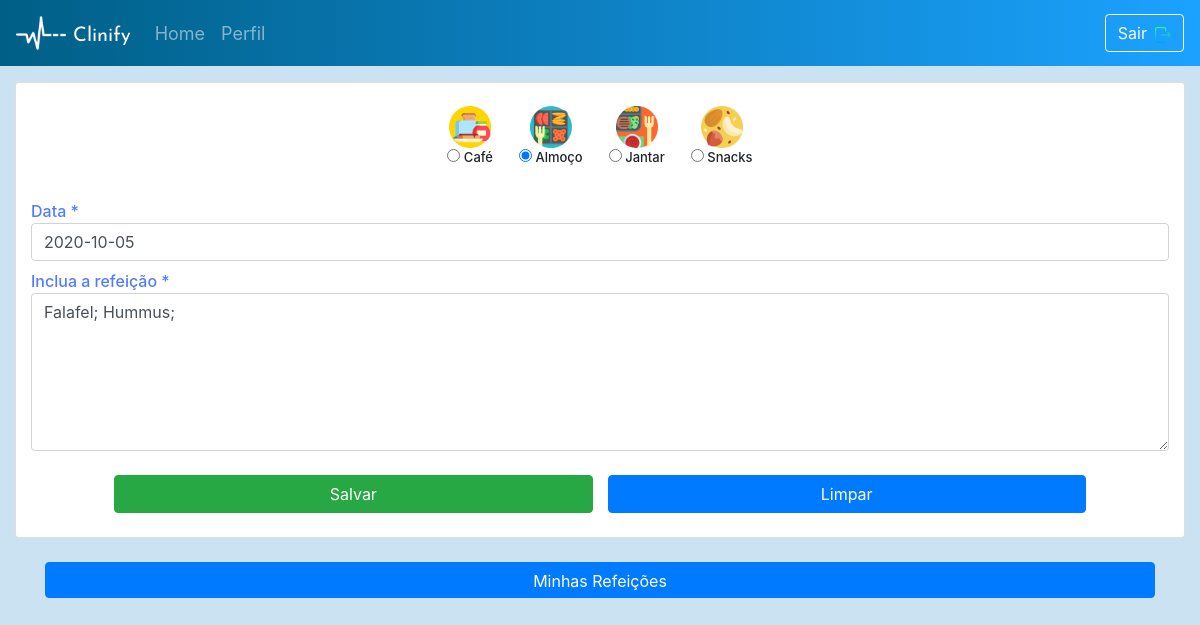
The app's page /Templates/diet/update/25/almoco/ (signed in) with its own data.
### server_app/models.py (models this page shows, shortened)
class UserDiet(models.Model):
    CHOICE = (('Café', 'Café'), ('Almoço', 'Almoço'), ('Jantar', 'Jantar'), ('Snacks', 'Snacks'))
    user            = models.ForeignKey(User, on_delete=models.CASCADE)
    diet_include    = models.TextField(max_length=500)
    diet_date_diet  = models.DateField()
    meal            = models.CharField(null=False, max_length=10, default=None, choices=CHOICE)
    slug            = models.SlugField(default='slug')
    objects = models.Manager()

### server_app/views.py (the view, shortened to what this page needs)
# urls.py: url(r'^diet/update/(?P<pk>[0-9]+)/(?P<slug>[-\w\d]+)/$', DietUpdateView.as_view(), name='diet'),
@method_decorator(login_required(login_url="/logout/"), name='dispatch')
class DietUpdateView(UpdateView):  ### UPDATE
    template_name = "diet.html"
    model = UserDiet
    form_class = DietForm

### server_app/forms.py
class DietForm(forms.ModelForm):
    class Meta:
        model = UserDiet
        fields = ['diet_include', 'diet_date_diet', 'meal']
        widgets = {'meal': forms.RadioSelect}
    def __init__(self, *args, **kwargs):
        super(DietForm, self).__init__(*args, **kwargs)
        self.fields['diet_include'].widget.attrs.update({'class': 'form-control', 'required': '', 'aria-label': 'With textarea', 'rows':6})
        self.fields['diet_date_diet'].widget.attrs.update({'placeholder': 'AAAA-MM-DD', 'class': 'form-control', 'id': 'datepicker5', 'required': ''})

### Templates/diet.html (shortened to what this page needs)
<!DOCTYPE html>
{% extends 'base.html' %}
    {% block content %}
        {% load static %}
        <link rel="stylesheet" href="https://cdnjs.cloudflare.com/ajax/libs/datepicker/0.6.5/datepicker.min.css" />
    </head>
    <body class="diet-screen">
        <nav class="navbar navbar-expand-md navbar-dark">
            <img class="nav-icon" src="{% static 'images\heartbeat-logo-144.png' %}">
            <a class="navbar-brand" href="https://fonts.googleapis.com/css?family=Josefin+Sans:600&display=swap" rel="stylesheet">Clinify</a>
            <div class="collapse navbar-collapse" id="navbarSupportedContent">
                <ul class="navbar-nav mr-auto">
                    <a class="nav-link" href="{% url 'home' %}">Home</a>
                    <a class="nav-link" href="{% url 'temp:profile' %}">Perfil</a>
                </ul>
                <form class="form-inline" method="POST">
                    <a href="#" data-toggle="modal" data-target="#myModal"><button class="btn btn-outline-light btn-auto">Sair<img class="pl-2" src="{% static 'images/logout.png' %}"></button></a>
                </form>
            </div>
        </nav>
        <section class="container-fluid">
            <div class="card container-fluid mt-3">
                <form method="POST">
                    <div class="row mt-3 justify-content-center">
                        <button class="btn">
                            <img class="diet-icons" src="{% static 'images\breakfast.png' %}">
                            <div class="diet-subt"><p>{{form.meal.0}}</p></div>
                        </button>
                        <button class="btn">
                            <img class="diet-icons" src="{% static 'images\lunch.png' %}">
                            <div class="diet-subt"><p>{{form.meal.1}}</p></div>
                        </button>
                        <button class="btn">
                            <img class="diet-icons" src="{% static 'images\dinner.png' %}">
                            <div class="diet-subt"><p>{{form.meal.2}}</p></div>
                        </button>
                        <button class="btn">
                            <img class="diet-icons" src="{% static 'images\nut.png' %}">
                            <div class="diet-subt"><p>{{form.meal.3}}</p></div>
                        </button>
                    </div>
                    <label class="lbl2">Data *</label>
                    {{ form.diet_date_diet }}
                    <label class="lbl2 mt-2">Inclua a refeição *</label>
                    {{ form.diet_include }}
                    <div class="mt-4 mb-4 form-row justify-content-center">
                        <button type="submit" class="btn btn-success col-5">Salvar</button>
                        <span style="width: 15px"></span>
                        <input type="reset" value="Limpar" class="btn btn-primary col-5">
                    </div>
                </form>
            </div>
            <div class="container">
                <a href="{% url 'temp:diet_list' %}" type="submit" class="btn btn-primary col-12 mt-4 pb-1">Minhas Refeições</a>
            </div>
        </section>
    {% endblock %}

### static/css/screens.css (style rules this page uses)
.intro-screen, .signup-screen, .forgpassword-screen, .navbar { background: linear-gradient(90deg, rgba(0,95,134,100) 0%, rgba(27,162,255,100)100%); }
.navbar-brand { padding-left: 7px; margin-top: 6px; font-size: x-large; color: white; font-family: 'Josefin Sans', sans-serif; }
.nav-icon { height: 50px; width: 50px; }
.msg-text, .profile-screen, .edit-profile, .medication-screen, .diet-screen, .appointment-screen, .exercise-screen, .home-screen, .stresslevel-screen { background-color: rgb(202, 226, 241); }
.diet-icons { height: 42px; }
.nav-link { color: white; font-size: 18px; }
.diet-subt { font-size: small; font-weight: 500; }
.lbl1, .lbl2, .exerc { margin-bottom: -8px; font-weight: 500; }
.th, .lbl2 { font-size: medium; }
.aster, .lbl2, .lbl3, .badge-exerc { color: rgb(83, 123, 255) }

### records on screen
UserDiet: meal "☐ Café", meal "☑ Almoço", meal "☐ Jantar", meal "☐ Snacks", diet_date_diet "2020-10-05", diet_include "Falafel; Hummus;"
